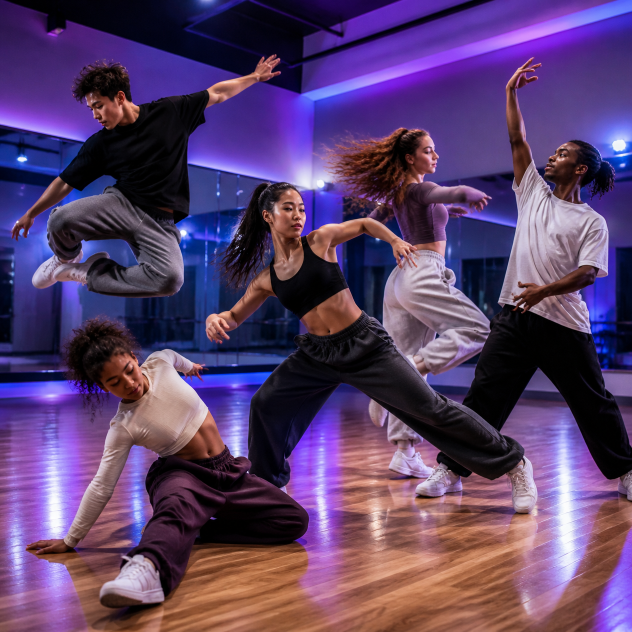
#> input picture szkola-tanca/assets-source/team-motion.png, 1264 x 1264 px (shown at 1/2 size); its folder holds 3 pictures in this run
$ python grade-photos.py
#> lines starting #> are read from the running program, lines starting #| are printed output that depends on the picture
"""
Przygotowanie zdjęć do strony (jednorazowo, po dodaniu nowych materiałów).

Oryginały leżą w `assets-source/` i nie są modyfikowane. Skrypt:
1. przesuwa fioletowo-niebieskie światło z sesji w stronę zgaszonego różu z palety marki
   (tylko barwy 195–335°, skóra, drewno i biel pozostają bez zmian),
2. zapisuje zdjęcia w `src/assets/photos/` jako JPG,
3. wycina portrety instruktorów ze zdjęcia zespołu (współrzędne w CROPS).

Uruchomienie: python3 scripts/grade-photos.py   (wymaga: pillow, numpy)
"""

from pathlib import Path

import numpy as np
from PIL import Image

ROOT = Path(__file__).resolve().parent.parent
SRC = ROOT / "assets-source"
OUT = ROOT / "src" / "assets" / "photos"

PHOTOS = ["team-motion", "studio-hall", "class-joy"]

# Portrety instruktorów (proporcje 3:4) wycięte ze zdjęcia zespołu: (lewo, góra, prawo, dół).
CROPS = {
    "instructor-hana": ("team-motion", (410, 340, 800, 860)),
    "instructor-daniel": ("team-motion", (900, 250, 1264, 735)),
    "instructor-kai": ("team-motion", (40, 80, 460, 640)),
    "instructor-lena": ("team-motion", (40, 600, 520, 1240)),
}


def grade(im: Image.Image, target=352.0, lo=195.0, hi=335.0, sat_mul=0.48) -> Image.Image:
#> called with target = 352, lo = 195, hi = 335, sat_mul = 0.48
    hsv = np.asarray(im.convert("HSV")).astype(np.float32)
    h = hsv[..., 0] * 360 / 255
    s = hsv[..., 1] / 255
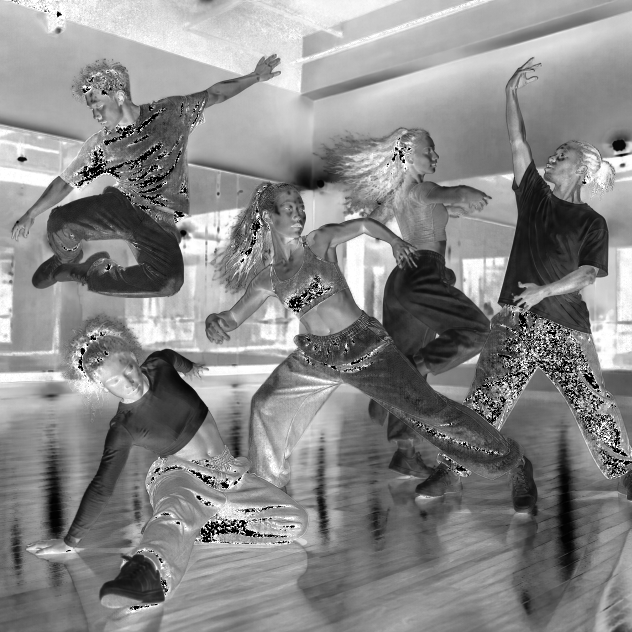
#> s: shape (1264, 1264) float32 (shown at 1/2 size); min 0, max 1, mean 0.532
    v = hsv[..., 2] / 255
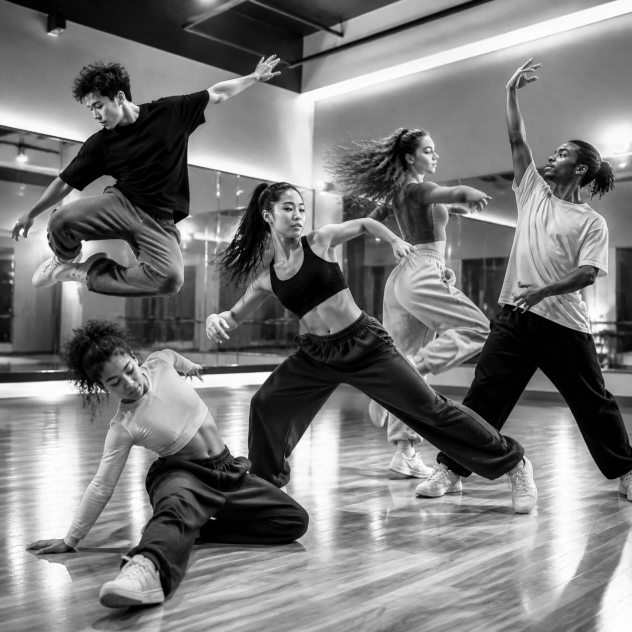
#> v: shape (1264, 1264) float32 (shown at 1/2 size); min 0, max 1, mean 0.478
    weight = np.clip((h - lo) / 25, 0, 1) * np.clip((hi - h) / 20, 0, 1) * np.clip(s / 0.18, 0, 1)
    new_h = h + weight * (target - h)
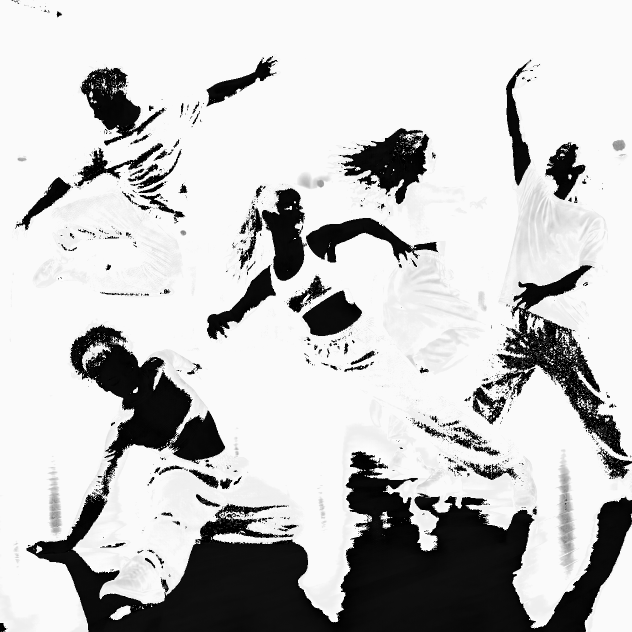
#> new_h: shape (1264, 1264) float32 (shown at 1/2 size); min 0, max 358.6, mean 276.3; drawn with min black and max white
    new_s = s * (1 - weight * (1 - sat_mul))
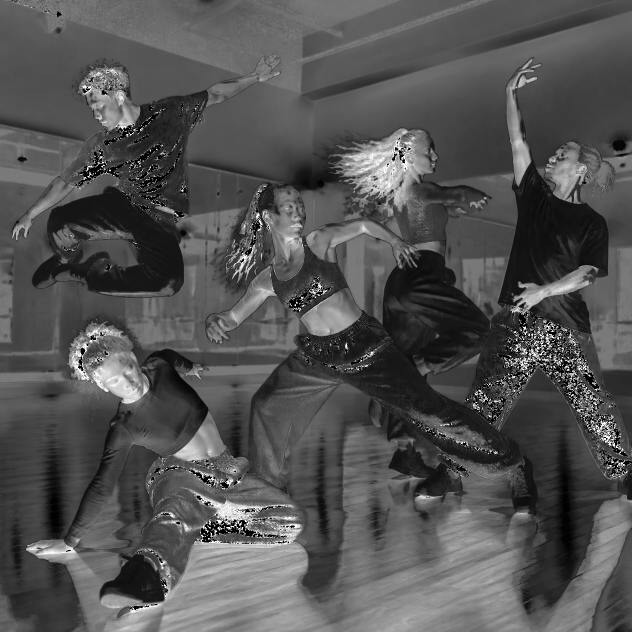
#> new_s: shape (1264, 1264) float32 (shown at 1/2 size); min 0, max 1, mean 0.327
    out = np.stack([(new_h % 360) * 255 / 360, new_s * 255, v * 255], -1).clip(0, 255).astype(np.uint8)
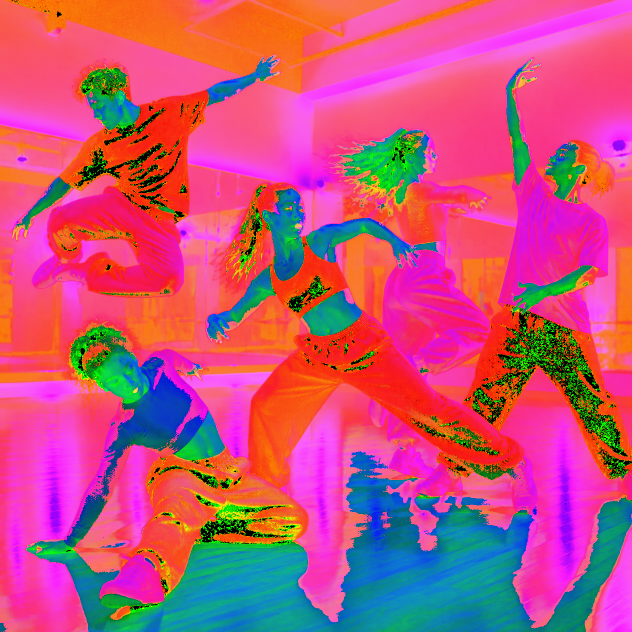
#> out: shape (1264, 1264, 3) (shown at 1/2 size); mean R, G, B 195.4, 83, 121.8
    rgb = np.asarray(Image.fromarray(out, "HSV").convert("RGB")).astype(np.float32)
    rgb[..., 0] *= 1.02  # delikatnie cieplejsza tonacja
    rgb[..., 2] *= 0.97
    return Image.fromarray(rgb.clip(0, 255).astype(np.uint8))


def main() -> None:
    OUT.mkdir(parents=True, exist_ok=True)
    graded = {}
    for name in PHOTOS:
        graded[name] = grade(Image.open(SRC / f"{name}.png").convert("RGB"))
        graded[name].save(OUT / f"{name}.jpg", quality=90, optimize=True, progressive=True)
#> pass 2 of the loop in main, `for name in PHOTOS:`:
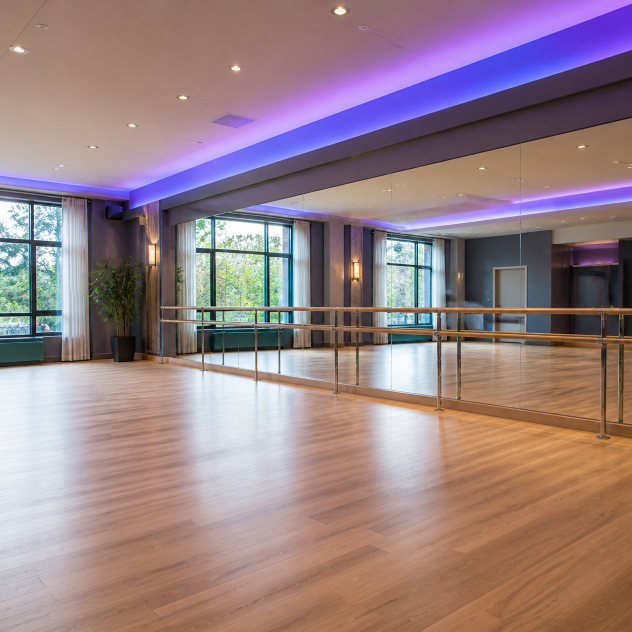
#> input picture szkola-tanca/assets-source/studio-hall.png, 1264 x 1264 px (shown at 1/2 size)
#> in grade (call 2), `out = np.stack([(new_h % 360) * 255 / 360, new_s * 255, v * 255], -1)...`:
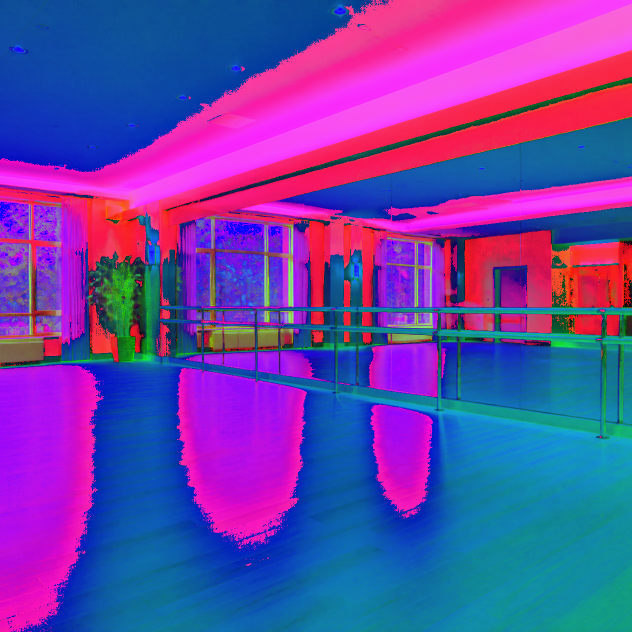
#> out: shape (1264, 1264, 3) (shown at 1/2 size); mean R, G, B 105.5, 67.2, 165.6
#> in grade (call 2), `rgb = np.asarray(Image.fromarray(out, "HSV").convert("RGB")).astype(np..`:
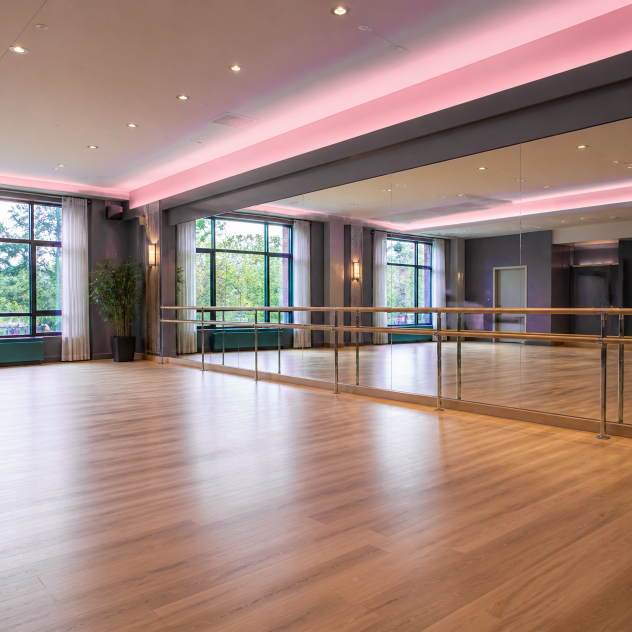
#> rgb: shape (1264, 1264, 3) float32 (shown at 1/2 size); mean R, G, B 162.2, 135.9, 128.1
#> pass 3 of the loop in main, `for name in PHOTOS:`:
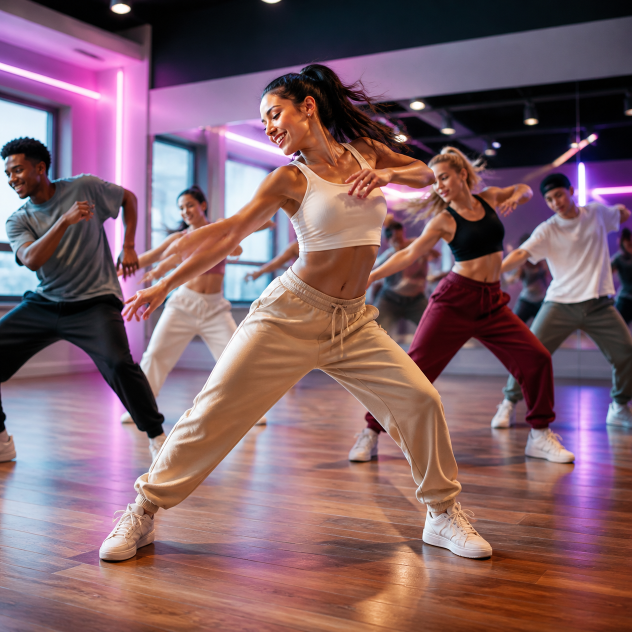
#> input picture szkola-tanca/assets-source/class-joy.png, 1264 x 1264 px (shown at 1/2 size)
#> in grade (call 3), `out = np.stack([(new_h % 360) * 255 / 360, new_s * 255, v * 255], -1)...`:
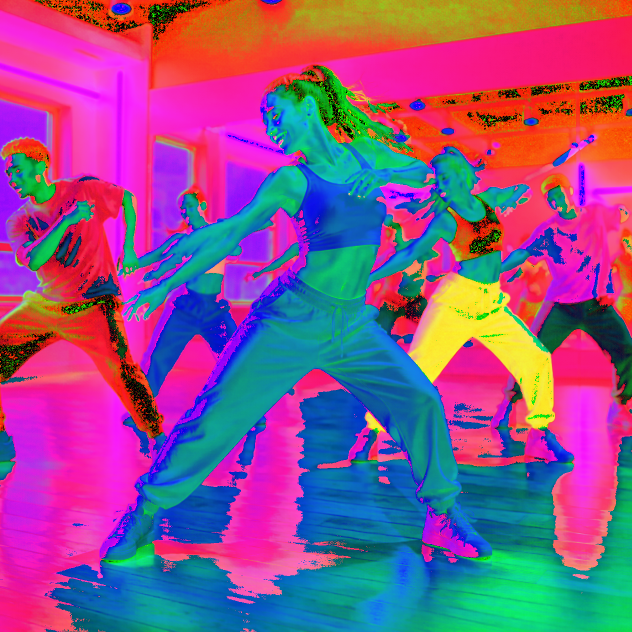
#> out: shape (1264, 1264, 3) (shown at 1/2 size); mean R, G, B 141.2, 83.8, 136
#> in grade (call 3), `rgb = np.asarray(Image.fromarray(out, "HSV").convert("RGB")).astype(np..`:
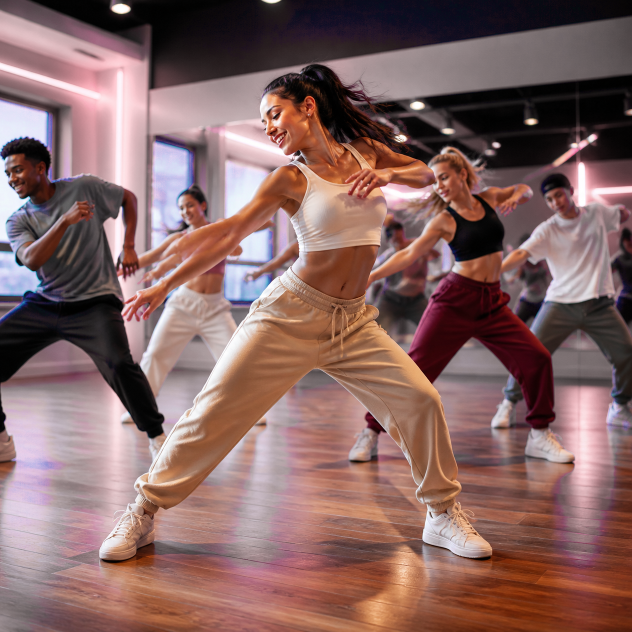
#> rgb: shape (1264, 1264, 3) float32 (shown at 1/2 size); mean R, G, B 134.2, 102, 99.7
    for name, (source, box) in CROPS.items():
        graded[source].crop(box).save(OUT / f"{name}.jpg", quality=92, optimize=True, progressive=True)
#> this loop made 4 passes
#> pass 1, in main, `graded[source].crop(box).save(OUT / f"{name}.jpg", quality=92, optimiz..`:
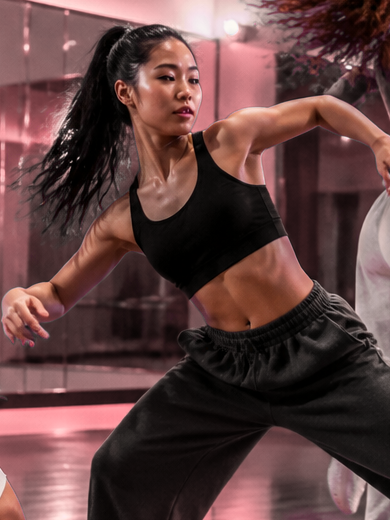
#> saved as instructor-hana.jpg: PIL image 390x520 RGB; mean R, G, B 95.8, 65.3, 64.1
#> pass 2, in main, `graded[source].crop(box).save(OUT / f"{name}.jpg", quality=92, optimiz..`:
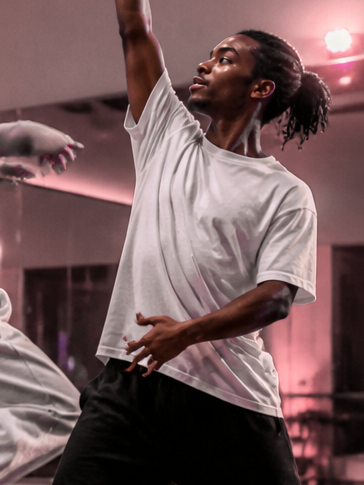
#> saved as instructor-daniel.jpg: PIL image 364x485 RGB; mean R, G, B 115.2, 88.3, 89.1
    print("Gotowe:", ", ".join(sorted(p.name for p in OUT.glob("*.jpg"))))


if __name__ == "__main__":
    main()
